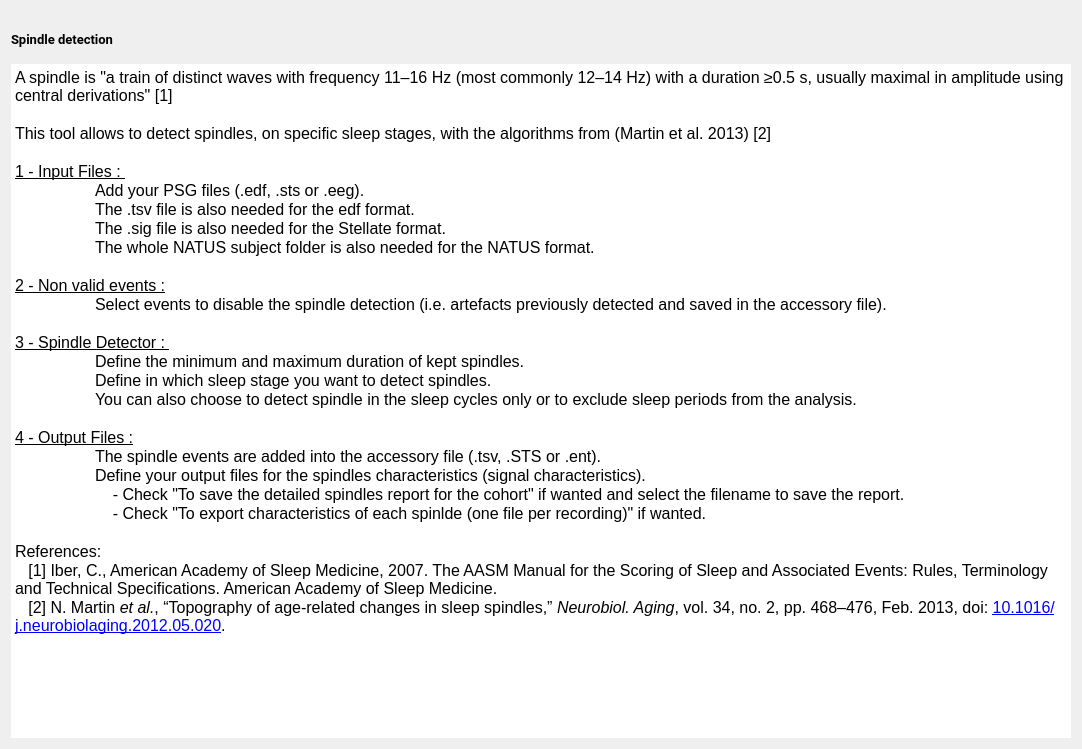
<?xml version="1.0" encoding="UTF-8"?>
<ui version="4.0">
 <class>SpindleDetectionDoc</class>
 <widget class="QWidget" name="SpindleDetectionDoc">
  <property name="geometry">
   <rect>
    <x>0</x>
    <y>0</y>
    <width>1082</width>
    <height>749</height>
   </rect>
  </property>
  <property name="windowTitle">
   <string/>
  </property>
  <property name="styleSheet">
   <string notr="true">font: 12pt &quot;Roboto&quot;;</string>
  </property>
  <layout class="QVBoxLayout" name="verticalLayout_2">
   <item>
    <widget class="QLabel" name="spindle_image">
     <property name="maximumSize">
      <size>
       <width>16777215</width>
       <height>100</height>
      </size>
     </property>
     <property name="text">
      <string/>
     </property>
     <property name="pixmap">
      <pixmap resource="spindle.qrc">:/spindle_moda/e0004-b1-01-05-0001-smp303751_res80.png</pixmap>
     </property>
     <property name="scaledContents">
      <bool>false</bool>
     </property>
     <property name="alignment">
      <set>Qt::AlignCenter</set>
     </property>
    </widget>
   </item>
   <item>
    <layout class="QVBoxLayout" name="verticalLayout">
     <item>
      <widget class="QLabel" name="label">
       <property name="font">
        <font>
         <family>Roboto</family>
         <pointsize>10</pointsize>
         <weight>50</weight>
         <italic>false</italic>
         <bold>false</bold>
        </font>
       </property>
       <property name="text">
        <string>&lt;html&gt;&lt;head/&gt;&lt;body&gt;&lt;p&gt;&lt;span style=&quot; font-weight:600;&quot;&gt;Spindle detection&lt;/span&gt;&lt;/p&gt;&lt;/body&gt;&lt;/html&gt;</string>
       </property>
      </widget>
     </item>
     <item>
      <spacer name="verticalSpacer">
       <property name="orientation">
        <enum>Qt::Vertical</enum>
       </property>
       <property name="sizeType">
        <enum>QSizePolicy::Fixed</enum>
       </property>
       <property name="sizeHint" stdset="0">
        <size>
         <width>20</width>
         <height>10</height>
        </size>
       </property>
      </spacer>
     </item>
     <item>
      <widget class="QTextEdit" name="textEdit">
       <property name="frameShape">
        <enum>QFrame::HLine</enum>
       </property>
       <property name="frameShadow">
        <enum>QFrame::Plain</enum>
       </property>
       <property name="lineWidth">
        <number>0</number>
       </property>
       <property name="readOnly">
        <bool>true</bool>
       </property>
       <property name="html">
        <string>&lt;!DOCTYPE HTML PUBLIC &quot;-//W3C//DTD HTML 4.0//EN&quot; &quot;http://www.w3.org/TR/REC-html40/strict.dtd&quot;&gt;
&lt;html&gt;&lt;head&gt;&lt;meta name=&quot;qrichtext&quot; content=&quot;1&quot; /&gt;&lt;style type=&quot;text/css&quot;&gt;
p, li { white-space: pre-wrap; }
&lt;/style&gt;&lt;/head&gt;&lt;body style=&quot; font-family:'Roboto'; font-size:12pt; font-weight:400; font-style:normal;&quot;&gt;
&lt;p style=&quot; margin-top:0px; margin-bottom:0px; margin-left:0px; margin-right:0px; -qt-block-indent:0; text-indent:0px;&quot;&gt;A spindle is &amp;quot;a train of distinct waves with frequency 11–16 Hz (most commonly 12–14 Hz) with a duration ≥0.5 s, usually maximal in amplitude using central derivations&amp;quot; [1]&lt;/p&gt;
&lt;p style=&quot;-qt-paragraph-type:empty; margin-top:0px; margin-bottom:0px; margin-left:0px; margin-right:0px; -qt-block-indent:0; text-indent:0px;&quot;&gt;&lt;br /&gt;&lt;/p&gt;
&lt;p style=&quot; margin-top:0px; margin-bottom:0px; margin-left:0px; margin-right:0px; -qt-block-indent:0; text-indent:0px;&quot;&gt;This tool allows to detect spindles, on specific sleep stages, with the algorithms from (Martin et al. 2013) [2]&lt;/p&gt;
&lt;p style=&quot;-qt-paragraph-type:empty; margin-top:0px; margin-bottom:0px; margin-left:0px; margin-right:0px; -qt-block-indent:0; text-indent:0px;&quot;&gt;&lt;br /&gt;&lt;/p&gt;
&lt;p style=&quot; margin-top:0px; margin-bottom:0px; margin-left:0px; margin-right:0px; -qt-block-indent:0; text-indent:0px;&quot;&gt;&lt;span style=&quot; text-decoration: underline;&quot;&gt;1 - Input Files : &lt;/span&gt;&lt;/p&gt;
&lt;p style=&quot; margin-top:0px; margin-bottom:0px; margin-left:0px; margin-right:0px; -qt-block-indent:0; text-indent:0px;&quot;&gt;	Add your PSG files (.edf, .sts or .eeg). &lt;/p&gt;
&lt;p style=&quot; margin-top:0px; margin-bottom:0px; margin-left:0px; margin-right:0px; -qt-block-indent:0; text-indent:0px;&quot;&gt;	The .tsv file is also needed for the edf format.&lt;/p&gt;
&lt;p style=&quot; margin-top:0px; margin-bottom:0px; margin-left:0px; margin-right:0px; -qt-block-indent:0; text-indent:0px;&quot;&gt;	The .sig file is also needed for the Stellate format.&lt;/p&gt;
&lt;p style=&quot; margin-top:0px; margin-bottom:0px; margin-left:0px; margin-right:0px; -qt-block-indent:0; text-indent:0px;&quot;&gt;	The whole NATUS subject folder is also needed for the NATUS format. &lt;/p&gt;
&lt;p style=&quot;-qt-paragraph-type:empty; margin-top:0px; margin-bottom:0px; margin-left:0px; margin-right:0px; -qt-block-indent:0; text-indent:0px;&quot;&gt;&lt;br /&gt;&lt;/p&gt;
&lt;p style=&quot; margin-top:0px; margin-bottom:0px; margin-left:0px; margin-right:0px; -qt-block-indent:0; text-indent:0px;&quot;&gt;&lt;span style=&quot; text-decoration: underline;&quot;&gt;2 - Non valid events :&lt;/span&gt;&lt;/p&gt;
&lt;p style=&quot; margin-top:0px; margin-bottom:0px; margin-left:0px; margin-right:0px; -qt-block-indent:0; text-indent:0px;&quot;&gt;	Select events to disable the spindle detection (i.e. artefacts previously detected and saved in the accessory file).&lt;/p&gt;
&lt;p style=&quot;-qt-paragraph-type:empty; margin-top:0px; margin-bottom:0px; margin-left:0px; margin-right:0px; -qt-block-indent:0; text-indent:0px;&quot;&gt;&lt;br /&gt;&lt;/p&gt;
&lt;p style=&quot; margin-top:0px; margin-bottom:0px; margin-left:0px; margin-right:0px; -qt-block-indent:0; text-indent:0px;&quot;&gt;&lt;span style=&quot; text-decoration: underline;&quot;&gt;3 - Spindle Detector : &lt;/span&gt;&lt;/p&gt;
&lt;p style=&quot; margin-top:0px; margin-bottom:0px; margin-left:0px; margin-right:0px; -qt-block-indent:0; text-indent:0px;&quot;&gt;	Define the minimum and maximum duration of kept spindles.&lt;/p&gt;
&lt;p style=&quot; margin-top:0px; margin-bottom:0px; margin-left:0px; margin-right:0px; -qt-block-indent:0; text-indent:0px;&quot;&gt;	Define in which sleep stage you want to detect spindles.&lt;/p&gt;
&lt;p style=&quot; margin-top:0px; margin-bottom:0px; margin-left:0px; margin-right:0px; -qt-block-indent:0; text-indent:0px;&quot;&gt;	You can also choose to detect spindle in the sleep cycles only or to exclude sleep periods from the analysis.&lt;/p&gt;
&lt;p style=&quot;-qt-paragraph-type:empty; margin-top:0px; margin-bottom:0px; margin-left:0px; margin-right:0px; -qt-block-indent:0; text-indent:0px;&quot;&gt;&lt;br /&gt;&lt;/p&gt;
&lt;p style=&quot; margin-top:0px; margin-bottom:0px; margin-left:0px; margin-right:0px; -qt-block-indent:0; text-indent:0px;&quot;&gt;&lt;span style=&quot; text-decoration: underline;&quot;&gt;4 - Output Files :&lt;/span&gt;&lt;/p&gt;
&lt;p style=&quot; margin-top:0px; margin-bottom:0px; margin-left:0px; margin-right:0px; -qt-block-indent:0; text-indent:0px;&quot;&gt;	The spindle events are added into the accessory file (.tsv, .STS or .ent).&lt;/p&gt;
&lt;p style=&quot; margin-top:0px; margin-bottom:0px; margin-left:0px; margin-right:0px; -qt-block-indent:0; text-indent:0px;&quot;&gt;	Define your output files for the spindles characteristics (signal characteristics). &lt;/p&gt;
&lt;p style=&quot; margin-top:0px; margin-bottom:0px; margin-left:0px; margin-right:0px; -qt-block-indent:0; text-indent:0px;&quot;&gt;	    - Check &amp;quot;To save the detailed spindles report for the cohort&amp;quot; if wanted and select the filename to save the report.&lt;/p&gt;
&lt;p style=&quot; margin-top:0px; margin-bottom:0px; margin-left:0px; margin-right:0px; -qt-block-indent:0; text-indent:0px;&quot;&gt;	    - Check &amp;quot;To export characteristics of each spinlde (one file per recording)&amp;quot; if wanted.&lt;/p&gt;
&lt;p style=&quot;-qt-paragraph-type:empty; margin-top:0px; margin-bottom:0px; margin-left:0px; margin-right:0px; -qt-block-indent:0; text-indent:0px;&quot;&gt;&lt;br /&gt;&lt;/p&gt;
&lt;p style=&quot; margin-top:0px; margin-bottom:0px; margin-left:0px; margin-right:0px; -qt-block-indent:0; text-indent:0px;&quot;&gt;References:&lt;/p&gt;
&lt;p style=&quot; margin-top:0px; margin-bottom:0px; margin-left:0px; margin-right:0px; -qt-block-indent:0; text-indent:0px;&quot;&gt;   [1] Iber, C., American Academy of Sleep Medicine, 2007. The AASM Manual for the Scoring of Sleep and Associated Events: Rules, Terminology and Technical Specifications. American Academy of Sleep Medicine. &lt;/p&gt;
&lt;p style=&quot; margin-top:0px; margin-bottom:0px; margin-left:0px; margin-right:0px; -qt-block-indent:0; text-indent:0px;&quot;&gt;   [2] N. Martin &lt;span style=&quot; font-style:italic;&quot;&gt;et al.&lt;/span&gt;, “Topography of age-related changes in sleep spindles,” &lt;span style=&quot; font-style:italic;&quot;&gt;Neurobiol. Aging&lt;/span&gt;, vol. 34, no. 2, pp. 468–476, Feb. 2013, doi: &lt;a href=&quot;https://doi.org/10.1016/j.neurobiolaging.2012.05.020&quot;&gt;&lt;span style=&quot; text-decoration: underline; color:#0000ff;&quot;&gt;10.1016/j.neurobiolaging.2012.05.020&lt;/span&gt;&lt;/a&gt;. &lt;/p&gt;&lt;/body&gt;&lt;/html&gt;</string>
       </property>
      </widget>
     </item>
    </layout>
   </item>
  </layout>
 </widget>
 <resources>
  <include location="spindle.qrc"/>
  <include location="../../../../../scinodes_poc/src/main/python/ui/themes/themes.qrc"/>
 </resources>
 <connections/>
</ui>
